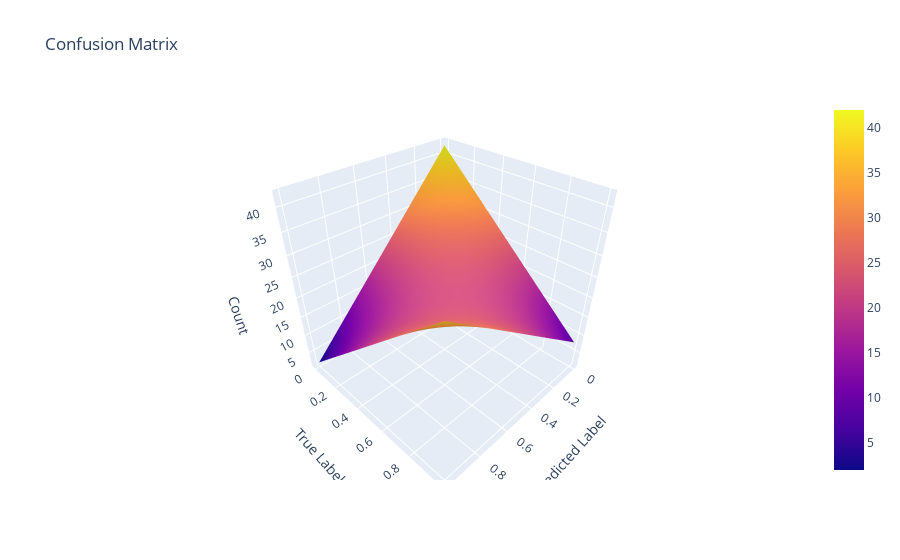

This figure's notebook cell:
### Code cell
import plotly.graph_objects as go
import numpy as np
from sklearn.metrics import confusion_matrix

# Assuming you already have Y_test and knn_Y_pred defined
# Replace this with your actual data

# Generate confusion matrix
conf_mat = confusion_matrix(Y_test, knn_Y_pred)

# Create 3D surface plot for confusion matrix
x = ['True Neg', 'False Pos']
y = ['False Neg', 'True Pos']

fig = go.Figure(data=[go.Surface(z=conf_mat)])

# Set axes labels
fig.update_layout(
    title='Confusion Matrix',
    scene = dict(
        xaxis_title='Predicted Label',
        yaxis_title='True Label',
        zaxis_title='Count',
    )
)

# Save plot as HTML file
fig.write_html("confusion_matrix.html")

print("Confusion matrix saved as '../images/iconfusion_matrix.png'.")
fig.show()

### Figure 1 — Plotly figure (JSON) as saved in the notebook; plotly's stock layout.template omitted (floating-point values rounded to 4 significant figures)
{"data": [{"type": "surface", "z": [[42, 2], [8, 37]]}], "layout": {"scene": {"xaxis": {"title": {"text": "Predicted Label"}}, "yaxis": {"title": {"text": "True Label"}}, "zaxis": {"title": {"text": "Count"}}}, "title": {"text": "Confusion Matrix"}}}
